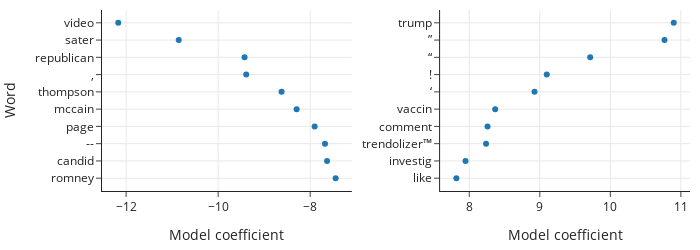

The notebook cell saved with this chart:
### Markdown cell above
This means that our classifier has 23,812 features, a large increase from our previous model, which only had 15. Since we can't display that many model weights, we display the 10 most negative and 10 most positive weights:

### Code cell
log_reg = model3.named_steps.logisticregressioncv
coefs = (pd.DataFrame(tfidf.vocabulary_.keys(),
                      columns=['word'],
                      index=tfidf.vocabulary_.values())
         .sort_index()
         .assign(coef=log_reg.coef_[0])
         .sort_values('coef')
        )
fig1 = px.scatter(coefs[:10][::-1], x='coef', y='word')
fig2 = px.scatter(coefs[-10:], x='coef', y='word')
fig = left_right(fig1, fig2, horizontal_spacing=0.15)
fig.update_xaxes(title='Model coefficient')
fig.update_yaxes(title='Word', row=1, col=1)

### Figure 1 — Plotly figure (JSON) as saved in the notebook; plotly's stock layout.template omitted (floating-point values rounded to 4 significant figures)
{"data": [{"hovertemplate": "coef=%{x}<br>word=%{y}<extra></extra>", "legendgroup": "", "marker": {"color": "#1F77B4", "symbol": "circle"}, "mode": "markers", "name": "", "orientation": "h", "showlegend": false, "type": "scatter", "x": [-7.447, -7.634, -7.679, -7.903, -8.295, -8.622, -9.391, -9.427, -10.86, -12.17], "xaxis": "x", "y": ["romney", "candid", "--", "page", "mccain", "thompson", ",", "republican", "sater", "video"], "yaxis": "y"}, {"hovertemplate": "coef=%{x}<br>word=%{y}<extra></extra>", "legendgroup": "", "marker": {"color": "#1F77B4", "symbol": "circle"}, "mode": "markers", "name": "", "orientation": "h", "showlegend": false, "type": "scatter", "x": [7.817, 7.947, 8.238, 8.259, 8.367, 8.925, 9.099, 9.714, 10.77, 10.9], "xaxis": "x2", "y": ["like", "investig", "trendolizer™", "comment", "vaccin", "‘", "!", "“", "”", "trump"], "yaxis": "y2"}], "layout": {"height": 250, "width": 700, "xaxis": {"anchor": "y", "autorange": true, "domain": [0, 0.425], "range": [-12.52, -7.094], "title": {"text": "Model coefficient"}, "type": "linear"}, "xaxis2": {"anchor": "y2", "autorange": true, "domain": [0.575, 1], "range": [7.586, 11.13], "title": {"text": "Model coefficient"}, "type": "linear"}, "yaxis": {"anchor": "x", "autorange": true, "domain": [0, 1], "range": [-0.7413, 9.741], "title": {"text": "Word"}, "type": "category"}, "yaxis2": {"anchor": "x2", "autorange": true, "domain": [0, 1], "range": [-0.7413, 9.741], "type": "category"}}}
